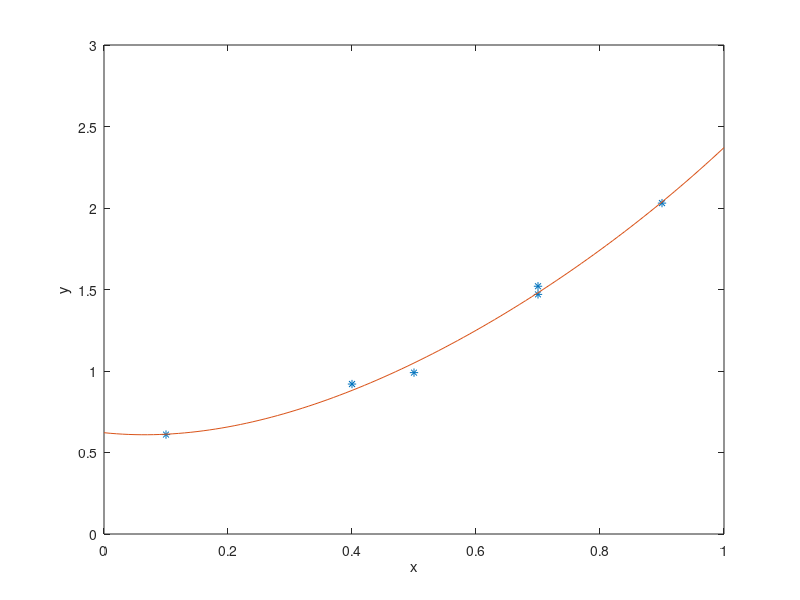

Here is the MATLAB script that generated this plot:
% L8_3 same as f8_5   
% Copyright S. Nakamura, 1995
set(gcf, 'NumberTitle','off','Name', 'Figure 8.5; List 8.3')

clc; clear; clf
data=[   0.1   0.61;
         0.4   0.92;
         0.5   0.99;
         0.7   1.52;
         0.7   1.47;
         0.9   2.03];
x = data(:,1);    y = data(:,2);
A(:,1)=ones(size(x));   A(:,2)=x;   A(:,3)=sin(x);  A(:,4)=exp(x);
c = A\y;
xx = 0:0.01:1;
g= c(1)*ones(size(xx)) + c(2)*xx + c(3)*sin(xx) + c(4)*exp(xx);
axis('square');
plot(x, y,'*', xx, g);  xlabel('x'); ylabel('y')
axis([0, 1, 0, 3])
